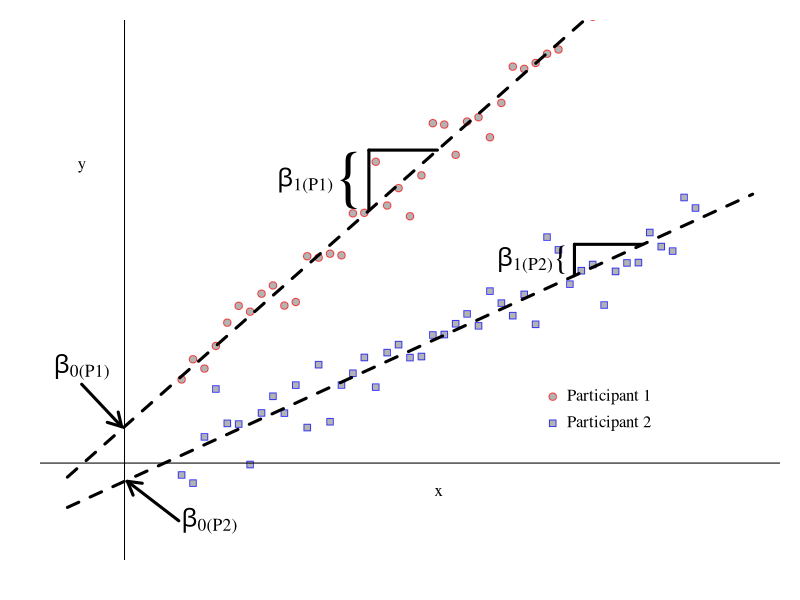

R code for this plot:
library(tidyverse)
iv <- seq(1,10,10/50)
y_1 <- 1+1.3*iv + rnorm(length(iv), sd = 0.5)
y_2 <- 3+0.7*(iv-5) + rnorm(length(iv), sd = 0.5)

m_1 <- lm(y_1 ~ 1 + iv)
m_2 <- lm(y_2 ~ 1 + iv)

par(pty = 'm',
    mar = c(2,2,1,1),
    family = 'serif')
plot(iv,y_1,
     frame.plot = F,
     ylab = '',
     xlab = '',
     xlim = c(-1,11),
     ylim = c(-2,11),
     yaxt = 'n',
     xaxt = 'n',
     pch = 21,
     bg = alpha('black', 0.3),
     col = alpha('red', 0.7))
points(iv,y_2,pch=22,bg = alpha('black', 0.3), col = alpha('blue', 0.7))
abline(v = 0, h = 0)
my_points_y1 <- curve(cbind(1,x) %*% coef(m_1), add = T, lwd = 3, lty = 2)
my_points_y2 <- curve(cbind(1,x) %*% coef(m_2), add = T, lwd = 3, lty = 2)

points(0.75*max(iv),0.25*max(y_2), pch = 21, bg = alpha('black', 0.3), col = alpha('red', 0.7))
points(0.75*max(iv),0.15*max(y_2),pch=22,bg = alpha('black', 0.3), col = alpha('blue', 0.7))
text(0.775*max(iv),0.25*max(y_2),'Participant 1',adj=0)
text(0.775*max(iv),0.15*max(y_2),'Participant 2',adj=0)

lines(c(my_points_y1$x[45],my_points_y1$x[45]),c(my_points_y1$y[45],my_points_y1$y[55]), lwd = 3)
lines(c(my_points_y1$x[45],my_points_y1$x[55]),c(my_points_y1$y[55],my_points_y1$y[55]), lwd = 3)
lines(c(my_points_y2$x[75],my_points_y2$x[75]),c(my_points_y2$y[75],my_points_y2$y[85]), lwd = 3)
lines(c(my_points_y2$x[75],my_points_y2$x[85]),c(my_points_y2$y[85],my_points_y2$y[85]), lwd = 3)
text(0.92*my_points_y1$x[45],(my_points_y1$y[45]+my_points_y1$y[55])/2,"{", cex = 4)
text(0.74*my_points_y1$x[45],(my_points_y1$y[45]+my_points_y1$y[55])/2, expression(beta["1(P1)"]), cex = 1.5)
text(0.97*my_points_y2$x[75],(my_points_y2$y[75]+my_points_y2$y[85])/2,"{", cex = 2)
text(0.89*my_points_y2$x[75],(my_points_y2$y[75]+my_points_y2$y[85])/2, expression(beta["1(P2)"]), cex = 1.5)
text(1,-1.5,expression(beta["0(P2)"]), adj = 0, cex = 1.5)
arrows(0.95,-1.5,0.05,coef(m_2)[[1]], lwd = 3, length = 0.15)
text(-0.75,2.5,expression(beta["0(P1)"]), adj = 0.5, cex = 1.5)
arrows(-0.75,2.05,-0.05,coef(m_1)[[1]], lwd = 3, length = 0.15)
text(0.5*max(my_points_y1$x),-0.75,"x")
text(-0.75,0.5*max(my_points_y1$y),"y")

